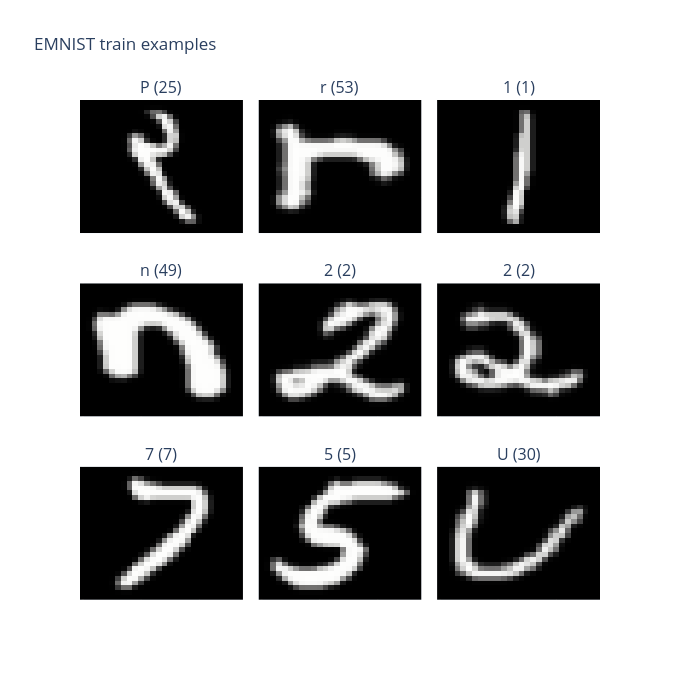

Notebook cell for this chart:
### Code cell
images, labels = next(iter(train_loader))

titles = [f'{train_dataset.classes[labels[i].item()]} ({labels[i].item()})'
          for i in range(9)]
fig = make_subplots(rows=3, cols=3, subplot_titles=titles,
                    horizontal_spacing=0.03, vertical_spacing=0.10)
for i in range(9):
    r, c = i // 3 + 1, i % 3 + 1
    img = fix_emnist_image(images[i].squeeze(0).numpy())
    fig.add_trace(go.Heatmap(z=img, colorscale='gray', showscale=False),
                  row=r, col=c)

fig.update_xaxes(showticklabels=False)
fig.update_yaxes(showticklabels=False, autorange='reversed', scaleanchor=None)
fig.update_layout(title_text='EMNIST train examples', height=680, width=680)
fig.show()

### Figure 1 — Plotly figure (JSON) as saved in the notebook; plotly's stock layout.template omitted (floating-point values rounded to 4 significant figures; data arrays with more than 128 entries replaced by an {"elided": "..."} marker saying what was removed)
{"data": [{"colorscale": [[0, "rgb(0, 0, 0)"], [0.09091, "rgb(16, 16, 16)"], [0.1818, "rgb(38, 38, 38)"], [0.2727, "rgb(59, 59, 59)"], [0.3636, "rgb(81, 80, 80)"], [0.4545, "rgb(102, 101, 101)"], [0.5455, "rgb(124, 123, 122)"], [0.6364, "rgb(146, 146, 145)"], [0.7273, "rgb(171, 171, 170)"], [0.8182, "rgb(197, 197, 195)"], [0.9091, "rgb(224, 224, 223)"], [1, "rgb(254, 254, 253)"]], "showscale": false, "type": "heatmap", "xaxis": "x", "yaxis": "y", "z": {"elided": "28x28 float values"}}, {"colorscale": [[0, "rgb(0, 0, 0)"], [0.09091, "rgb(16, 16, 16)"], [0.1818, "rgb(38, 38, 38)"], [0.2727, "rgb(59, 59, 59)"], [0.3636, "rgb(81, 80, 80)"], [0.4545, "rgb(102, 101, 101)"], [0.5455, "rgb(124, 123, 122)"], [0.6364, "rgb(146, 146, 145)"], [0.7273, "rgb(171, 171, 170)"], [0.8182, "rgb(197, 197, 195)"], [0.9091, "rgb(224, 224, 223)"], [1, "rgb(254, 254, 253)"]], "showscale": false, "type": "heatmap", "xaxis": "x2", "yaxis": "y2", "z": {"elided": "28x28 float values"}}, {"colorscale": [[0, "rgb(0, 0, 0)"], [0.09091, "rgb(16, 16, 16)"], [0.1818, "rgb(38, 38, 38)"], [0.2727, "rgb(59, 59, 59)"], [0.3636, "rgb(81, 80, 80)"], [0.4545, "rgb(102, 101, 101)"], [0.5455, "rgb(124, 123, 122)"], [0.6364, "rgb(146, 146, 145)"], [0.7273, "rgb(171, 171, 170)"], [0.8182, "rgb(197, 197, 195)"], [0.9091, "rgb(224, 224, 223)"], [1, "rgb(254, 254, 253)"]], "showscale": false, "type": "heatmap", "xaxis": "x3", "yaxis": "y3", "z": {"elided": "28x28 float values"}}, {"colorscale": [[0, "rgb(0, 0, 0)"], [0.09091, "rgb(16, 16, 16)"], [0.1818, "rgb(38, 38, 38)"], [0.2727, "rgb(59, 59, 59)"], [0.3636, "rgb(81, 80, 80)"], [0.4545, "rgb(102, 101, 101)"], [0.5455, "rgb(124, 123, 122)"], [0.6364, "rgb(146, 146, 145)"], [0.7273, "rgb(171, 171, 170)"], [0.8182, "rgb(197, 197, 195)"], [0.9091, "rgb(224, 224, 223)"], [1, "rgb(254, 254, 253)"]], "showscale": false, "type": "heatmap", "xaxis": "x4", "yaxis": "y4", "z": {"elided": "28x28 float values"}}, {"colorscale": [[0, "rgb(0, 0, 0)"], [0.09091, "rgb(16, 16, 16)"], [0.1818, "rgb(38, 38, 38)"], [0.2727, "rgb(59, 59, 59)"], [0.3636, "rgb(81, 80, 80)"], [0.4545, "rgb(102, 101, 101)"], [0.5455, "rgb(124, 123, 122)"], [0.6364, "rgb(146, 146, 145)"], [0.7273, "rgb(171, 171, 170)"], [0.8182, "rgb(197, 197, 195)"], [0.9091, "rgb(224, 224, 223)"], [1, "rgb(254, 254, 253)"]], "showscale": false, "type": "heatmap", "xaxis": "x5", "yaxis": "y5", "z": {"elided": "28x28 float values"}}, {"colorscale": [[0, "rgb(0, 0, 0)"], [0.09091, "rgb(16, 16, 16)"], [0.1818, "rgb(38, 38, 38)"], [0.2727, "rgb(59, 59, 59)"], [0.3636, "rgb(81, 80, 80)"], [0.4545, "rgb(102, 101, 101)"], [0.5455, "rgb(124, 123, 122)"], [0.6364, "rgb(146, 146, 145)"], [0.7273, "rgb(171, 171, 170)"], [0.8182, "rgb(197, 197, 195)"], [0.9091, "rgb(224, 224, 223)"], [1, "rgb(254, 254, 253)"]], "showscale": false, "type": "heatmap", "xaxis": "x6", "yaxis": "y6", "z": {"elided": "28x28 float values"}}, {"colorscale": [[0, "rgb(0, 0, 0)"], [0.09091, "rgb(16, 16, 16)"], [0.1818, "rgb(38, 38, 38)"], [0.2727, "rgb(59, 59, 59)"], [0.3636, "rgb(81, 80, 80)"], [0.4545, "rgb(102, 101, 101)"], [0.5455, "rgb(124, 123, 122)"], [0.6364, "rgb(146, 146, 145)"], [0.7273, "rgb(171, 171, 170)"], [0.8182, "rgb(197, 197, 195)"], [0.9091, "rgb(224, 224, 223)"], [1, "rgb(254, 254, 253)"]], "showscale": false, "type": "heatmap", "xaxis": "x7", "yaxis": "y7", "z": {"elided": "28x28 float values"}}, {"colorscale": [[0, "rgb(0, 0, 0)"], [0.09091, "rgb(16, 16, 16)"], [0.1818, "rgb(38, 38, 38)"], [0.2727, "rgb(59, 59, 59)"], [0.3636, "rgb(81, 80, 80)"], [0.4545, "rgb(102, 101, 101)"], [0.5455, "rgb(124, 123, 122)"], [0.6364, "rgb(146, 146, 145)"], [0.7273, "rgb(171, 171, 170)"], [0.8182, "rgb(197, 197, 195)"], [0.9091, "rgb(224, 224, 223)"], [1, "rgb(254, 254, 253)"]], "showscale": false, "type": "heatmap", "xaxis": "x8", "yaxis": "y8", "z": {"elided": "28x28 float values"}}, {"colorscale": [[0, "rgb(0, 0, 0)"], [0.09091, "rgb(16, 16, 16)"], [0.1818, "rgb(38, 38, 38)"], [0.2727, "rgb(59, 59, 59)"], [0.3636, "rgb(81, 80, 80)"], [0.4545, "rgb(102, 101, 101)"], [0.5455, "rgb(124, 123, 122)"], [0.6364, "rgb(146, 146, 145)"], [0.7273, "rgb(171, 171, 170)"], [0.8182, "rgb(197, 197, 195)"], [0.9091, "rgb(224, 224, 223)"], [1, "rgb(254, 254, 253)"]], "showscale": false, "type": "heatmap", "xaxis": "x9", "yaxis": "y9", "z": {"elided": "28x28 float values"}}], "layout": {"annotations": [{"font": {"size": 16}, "showarrow": false, "text": "P (25)", "x": 0.1567, "xanchor": "center", "xref": "paper", "y": 1, "yanchor": "bottom", "yref": "paper"}, {"font": {"size": 16}, "showarrow": false, "text": "r (53)", "x": 0.5, "xanchor": "center", "xref": "paper", "y": 1, "yanchor": "bottom", "yref": "paper"}, {"font": {"size": 16}, "showarrow": false, "text": "1 (1)", "x": 0.8433, "xanchor": "center", "xref": "paper", "y": 1, "yanchor": "bottom", "yref": "paper"}, {"font": {"size": 16}, "showarrow": false, "text": "n (49)", "x": 0.1567, "xanchor": "center", "xref": "paper", "y": 0.6333, "yanchor": "bottom", "yref": "paper"}, {"font": {"size": 16}, "showarrow": false, "text": "2 (2)", "x": 0.5, "xanchor": "center", "xref": "paper", "y": 0.6333, "yanchor": "bottom", "yref": "paper"}, {"font": {"size": 16}, "showarrow": false, "text": "2 (2)", "x": 0.8433, "xanchor": "center", "xref": "paper", "y": 0.6333, "yanchor": "bottom", "yref": "paper"}, {"font": {"size": 16}, "showarrow": false, "text": "7 (7)", "x": 0.1567, "xanchor": "center", "xref": "paper", "y": 0.2667, "yanchor": "bottom", "yref": "paper"}, {"font": {"size": 16}, "showarrow": false, "text": "5 (5)", "x": 0.5, "xanchor": "center", "xref": "paper", "y": 0.2667, "yanchor": "bottom", "yref": "paper"}, {"font": {"size": 16}, "showarrow": false, "text": "U (30)", "x": 0.8433, "xanchor": "center", "xref": "paper", "y": 0.2667, "yanchor": "bottom", "yref": "paper"}], "height": 680, "title": {"text": "EMNIST train examples"}, "width": 680, "xaxis": {"anchor": "y", "domain": [0, 0.3133], "showticklabels": false}, "xaxis2": {"anchor": "y2", "domain": [0.3433, 0.6567], "showticklabels": false}, "xaxis3": {"anchor": "y3", "domain": [0.6867, 1.0], "showticklabels": false}, "xaxis4": {"anchor": "y4", "domain": [0, 0.3133], "showticklabels": false}, "xaxis5": {"anchor": "y5", "domain": [0.3433, 0.6567], "showticklabels": false}, "xaxis6": {"anchor": "y6", "domain": [0.6867, 1.0], "showticklabels": false}, "xaxis7": {"anchor": "y7", "domain": [0, 0.3133], "showticklabels": false}, "xaxis8": {"anchor": "y8", "domain": [0.3433, 0.6567], "showticklabels": false}, "xaxis9": {"anchor": "y9", "domain": [0.6867, 1.0], "showticklabels": false}, "yaxis": {"anchor": "x", "autorange": "reversed", "domain": [0.7333, 1], "showticklabels": false}, "yaxis2": {"anchor": "x2", "autorange": "reversed", "domain": [0.7333, 1], "showticklabels": false}, "yaxis3": {"anchor": "x3", "autorange": "reversed", "domain": [0.7333, 1], "showticklabels": false}, "yaxis4": {"anchor": "x4", "autorange": "reversed", "domain": [0.3667, 0.6333], "showticklabels": false}, "yaxis5": {"anchor": "x5", "autorange": "reversed", "domain": [0.3667, 0.6333], "showticklabels": false}, "yaxis6": {"anchor": "x6", "autorange": "reversed", "domain": [0.3667, 0.6333], "showticklabels": false}, "yaxis7": {"anchor": "x7", "autorange": "reversed", "domain": [0, 0.2667], "showticklabels": false}, "yaxis8": {"anchor": "x8", "autorange": "reversed", "domain": [0, 0.2667], "showticklabels": false}, "yaxis9": {"anchor": "x9", "autorange": "reversed", "domain": [0, 0.2667], "showticklabels": false}}}
